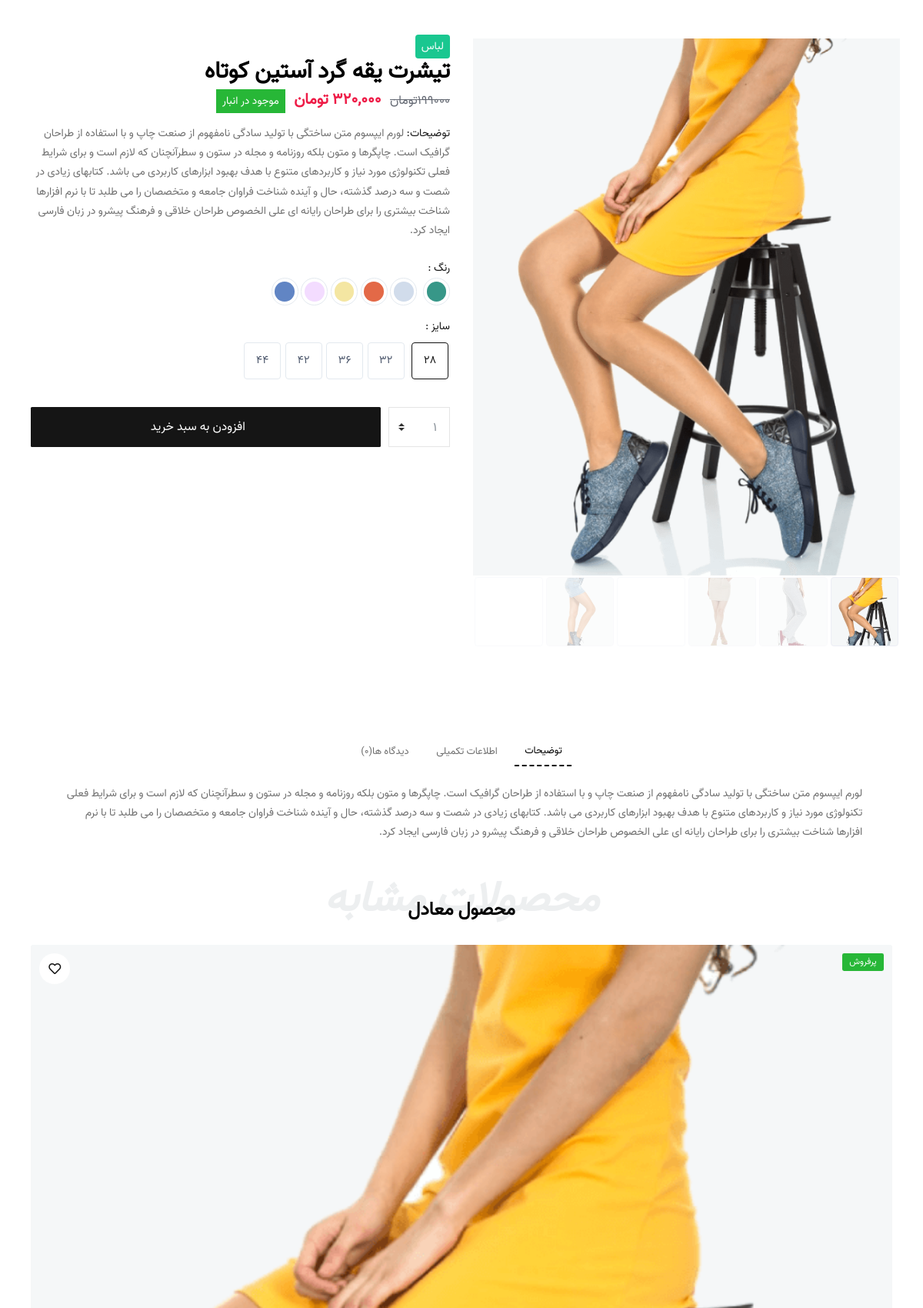
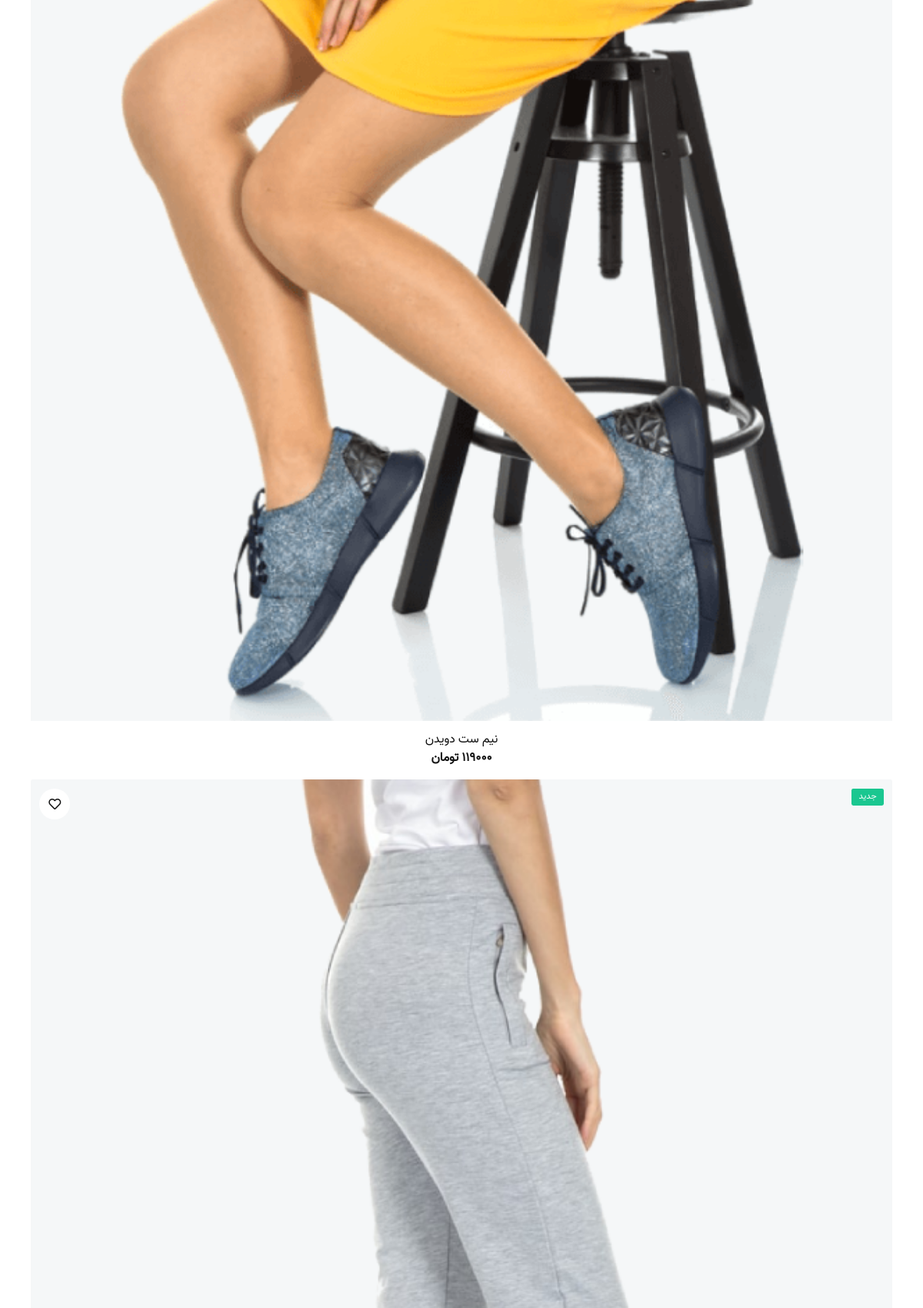
/products/Short-Sleeve-Round-Neck-T-Shirt-1 (upper part), run on the app's committed database (2 pictures, top to bottom).
### product/models.py (models this page shows, shortened)
class Product(models.Model):
    title = models.CharField(max_length=300, verbose_name='نام محصول')
    category = models.ManyToManyField(ProductCategory, related_name='product_categories', verbose_name='دسته بندی ها')
    front_image = models.ImageField(upload_to='images/products', null=True, blank=True, verbose_name='تصویر جلوی محصول')
    back_image = models.ImageField(upload_to='images/products', null=True, blank=True, verbose_name='تصویر پشت محصول')
    brand = models.ForeignKey(ProductBrand, on_delete=models.CASCADE, null=True, blank=True, verbose_name='برند')
    size = models.ForeignKey(ProductSize, on_delete=models.CASCADE, null=True, blank=True, verbose_name='سایز')
    color = models.ForeignKey(ProductColor, on_delete=models.CASCADE, null=True, blank=True, verbose_name='رنگ')
    price = models.IntegerField(verbose_name='قیمت محصول')
    short_description = models.CharField(max_length=360, db_index=True, null=True, verbose_name='توضیحات کوتاه')
    description = models.TextField(db_index=True, verbose_name='توضیحات اصلی')
    slug = models.SlugField(max_length=200, default="", null=False, db_index=True, blank=True, unique=True, verbose_name='عنوان در url')
    is_active = models.BooleanField(default=False, verbose_name='فعال / غیرفعال')
    is_delete = models.BooleanField(verbose_name='حذف شده / نشده')
    class Meta:
        verbose_name = 'محصول'
        verbose_name_plural = 'محصولات'

### product/views.py (the view)
# urls.py: path('<slug:slug>', views.ProductDetailView.as_view(), name='product_detail_page_view'),
class ProductDetailView(DetailView):
    template_name = 'product/product-detail.html'
    model = Product
    def get_context_data(self, **kwargs):
        context = super(ProductDetailView, self).get_context_data()
        product: Product = kwargs.get('object')
        context['comments'] = (ProductComment.objects.filter(product_id=product.id, parent=None).order_by
                               ('-create_date').prefetch_related('productcomment_set'))
        context['comments_count'] = ProductComment.objects.filter(product_id=product.id).count()
        return context

### product/templates/product/product-detail.html (shortened to what this page needs)
{% extends 'shared/layout.html' %}
{% load static %}
{% load poll_extras %}
{% load date_time_tags %}
{% block content %}
    <!DOCTYPE html>
    <html lang="en" dir="rtl">
    <head>
    </head>
    <body>
    <div id="main-wrapper">
        <section class="middle">
            <div class="container">
                <div class="row">
                    <div class="col-xl-6 col-lg-6 col-md-12 col-sm-12">
                        <div class="sp-wrap mb-3">
                        </div>
                    </div>
                    <div class="col-xl-6 col-lg-6 col-md-12 col-sm-12">
                        <div class="prd_details">
                            <div class="prt_01 mb-1"><span class="text-light bg-info rounded px-2 py-1">
                                لباس</span></div>
                            <div class="prt_02 mb-3">
                                <h2 class="ft-bold mb-1">{{ product.title }}</h2>
                                <div class="text-right">
                                    <div class="elis_rty"><span class="ft-medium text-muted line-through fs-md ml-2">
                                        199000تومان</span>
                                        <span class="ft-bold theme-cl fs-lg ml-2">{{ product.price | three_digits_currency }}</span>
                                        <span class="ft-regular text-light bg-success py-1 px-2 fs-sm"> موجود در انبار</span>
                                    </div>
                                </div>
                            </div>
                            <div class="prt_03 mb-4">
                                <p><span class="text-bold text-dark">توضیحات: </span>{{ product.description }}</p>
                            </div>
                            <div class="prt_04 mb-2">
                                <p class="d-flex align-items-center mb-0 text-dark ft-medium">رنگ :</p>
                                <div class="text-right">
                                    <div class="form-check form-option form-check-inline mb-1">
                                        <label class="form-option-label rounded-circle" for="white8"><span
                                                class="form-option-color rounded-circle blc7"></span></label>
                                    </div>
                                    <div class="form-check form-option form-check-inline mb-1">
                                        <label class="form-option-label rounded-circle" for="blue8"><span
                                                class="form-option-color rounded-circle blc2"></span></label>
                                    </div>
                                    <div class="form-check form-option form-check-inline mb-1">
                                        <label class="form-option-label rounded-circle" for="yellow8"><span
                                                class="form-option-color rounded-circle blc5"></span></label>
                                    </div>
                                    <div class="form-check form-option form-check-inline mb-1">
                                        <label class="form-option-label rounded-circle" for="pink8"><span
                                                class="form-option-color rounded-circle blc3"></span></label>
                                    </div>
                                    <div class="form-check form-option form-check-inline mb-1">
                                        <label class="form-option-label rounded-circle" for="red"><span
                                                class="form-option-color rounded-circle blc4"></span></label>
                                    </div>
                                    <div class="form-check form-option form-check-inline mb-1">
                                        <label class="form-option-label rounded-circle" for="green"><span
                                                class="form-option-color rounded-circle blc6"></span></label>
                                    </div>
                                </div>
                            </div>
                            <div class="prt_04 mb-4">
                                <p class="d-flex align-items-center mb-0 text-dark ft-medium">سایز :</p>
                                <div class="text-right pb-0 pt-2">
                                    <div class="form-check size-option form-option form-check-inline mb-2">
                                        <label class="form-option-label" for="28">28</label>
                                    </div>
                                    <div class="form-check form-option size-option  form-check-inline mb-2">
                                        <label class="form-option-label" for="32">32</label>
                                    </div>
                                    <div class="form-check form-option size-option  form-check-inline mb-2">
                                        <label class="form-option-label" for="36">36</label>
                                    </div>
                                    <div class="form-check form-option size-option  form-check-inline mb-2">
                                        <label class="form-option-label" for="42">42</label>
                                    </div>
                                    <div class="form-check form-option size-option  form-check-inline mb-2">
                                        <label class="form-option-label" for="44">44</label>
                                    </div>
                                </div>
                            </div>
                            <div class="prt_05 mb-4">
                                <div class="form-row mb-7">
                                    <div class="col-12 col-lg-auto">
                                        <select class="mb-2 custom-select">
                                            <option value="1" selected="">1</option>
                                        </select>
                                    </div>
                                    <div class="col-12 col-lg">
                                        <button type="submit" class="btn btn-block custom-height bg-dark mb-2">
                                            <i class="lni lni-shopping-basket ml-2"></i>افزودن به سبد خرید
                                        </button>
                                    </div>
                                    <div class="col-12 col-lg-auto">
                                    </div>
                                </div>
                            </div>
                        </div>
                    </div>
                </div>
            </div>
        </section>
        <section class="middle">
            <div class="container">
                <div class="row align-items-center justify-content-center">
                    <div class="col-xl-11 col-lg-12 col-md-12 col-sm-12">
                        <ul class="nav nav-tabs b-0 d-flex align-items-center justify-content-center simple_tab_links mb-4 p-0"
                            id="myTab" role="tablist">
                            <li class="nav-item" role="presentation">
                                <a class="nav-link active" id="description-tab" href="#description" data-toggle="tab"
                                   role="tab" aria-controls="description" aria-selected="true">توضیحات</a>
                            </li>
                            <li class="nav-item" role="presentation">
                                <a class="nav-link" href="#information" id="information-tab" data-toggle="tab"
                                   role="tab" aria-controls="information" aria-selected="false">اطلاعات تکمیلی</a>
                            </li>
                            <li class="nav-item" role="presentation" id="comments_area">
                                <a class="nav-link" href="#reviews" id="reviews-tab" data-toggle="tab" role="tab"
                                   aria-controls="reviews" aria-selected="false">دیدگاه ها({{ comments_count }})</a>
                            </li>
                        </ul>
                        <div class="tab-content" id="myTabContent">
                            <div class="tab-pane fade show active" id="description" role="tabpanel"
                                 aria-labelledby="description-tab">
                                <div class="description_info">
                                    <p class="p-0 mb-2">{{ product.description }}</p>
                                </div>
                            </div>
                        </div>
                    </div>
                </div>
            </div>
        </section>
        <section class="middle pt-0">
            <div class="container">
                <div class="row justify-content-center">
                    <div class="col-xl-12 col-lg-12 col-md-12 col-sm-12">
                        <div class="sec_title position-relative text-center">
                            <h2 class="off_title">محصولات مشابه</h2>
                            <h3 class="ft-bold pt-3">محصول معادل</h3>
                        </div>
                    </div>
                </div>
                <div class="row">
                    <div class="col-xl-12 col-lg-12 col-md-12 col-sm-12">
                        <div class="slide_items">
                            <div class="single_itesm">
                                <div class="product_grid card b-0 mb-0">
                                    <div class="badge bg-success text-white position-absolute ft-regular ab-right  text-upper">
                                        پرفروش
                                    </div>
                                    <button class="snackbar-wishlist btn btn_love position-absolute ab-left"><i
                                            class="far fa-heart"></i></button>
                                    <div class="card-body p-0">
                                        <div class="shop_thumb position-relative">
                                            <a class="card-img-top d-block overflow-hidden"
                                               href="shop-single-v1.html"><img class="card-img-top"
                                                                               src="{% static 'img/product/16.png' %}"
                                                                               alt="..."></a>
                                        </div>
                                    </div>
                                    <div class="card-footer b-0 p-3 pb-0 d-flex align-items-start justify-content-center">
                                        <div class="text-left">
                                            <div class="text-center">
                                                <h5 class="fw-bolder fs-md mb-0 lh-1 mb-1"><a
                                                        href="shop-single-v1.html">نیم ست دویدن</a></h5>
                                                <div class="elis_rty"><span
                                                        class="ft-bold fs-md text-dark">119000 تومان</span></div>
                                            </div>
                                        </div>
                                    </div>
                                </div>
                            </div>
                            <div class="single_itesm">
                                <div class="product_grid card b-0 mb-0">
                                    <div class="badge bg-info text-white position-absolute ft-regular ab-right  text-upper">
                                        جدید
                                    </div>
                                    <button class="snackbar-wishlist btn btn_love position-absolute ab-left"><i
                                            class="far fa-heart"></i></button>
                                    <div class="card-body p-0">
                                        <div class="shop_thumb position-relative">
                                            <a class="card-img-top d-block overflow-hidden"
                                               href="shop-single-v1.html"><img class="card-img-top"
                                                                               src="{% static 'img/product/17.png' %}"
                                                                               alt="..."></a>
                                        </div>
                                    </div>
                                </div>
                            </div>
                        </div>
                    </div>
                </div>
            </div>
        </section>
    </div>
    </body>
    </html>
{% endblock %}

### templates/shared/layout.html (shortened to what this page needs)
{% load layout_items %}
{% load render_partial %}
{% load static %}
<link href="{% static 'css/styles.css' %}" rel="stylesheet">
{% block content %}{% endblock %}

### base/templates/base/site-search-component.html (shortened to what this page needs)
{% load layout_items %}
{% load static %}

### base/templates/base/site-login-component.html (shortened to what this page needs)
{% load layout_items %}
{% load static %}

### templates/shared/footer-references.html (shortened to what this page needs)
{% load static %}

### data on the page
Product: title "تیشرت یقه گرد آستین کوتاه", price|three_digits_currency "320,000 تومان", description "لورم ایپسوم متن ساختگی با تولید سادگی نامفهوم از صنعت چاپ و با استفاده از طراحان گرافیک است. چاپگرها و متون بلکه روزنامه و مجله در ستون و سطرآنچنان که لازم است و برای شرایط فعلی تکنولوژی مورد نیاز و کاربردهای متنوع با هدف بهبود ابزارهای کاربردی می باشد. کتابهای زیادی در شصت و سه درصد گذشته، حال و آینده شناخت فراوان جامعه و متخصصان را می طلبد تا با نرم افزارها شناخت بیشتری را برای طراحان رایانه ای علی الخصوص طراحان خلاقی و فرهنگ پیشرو در زبان فارسی ایجاد کرد."

### other printed values
{{ comments_count }} "0"
